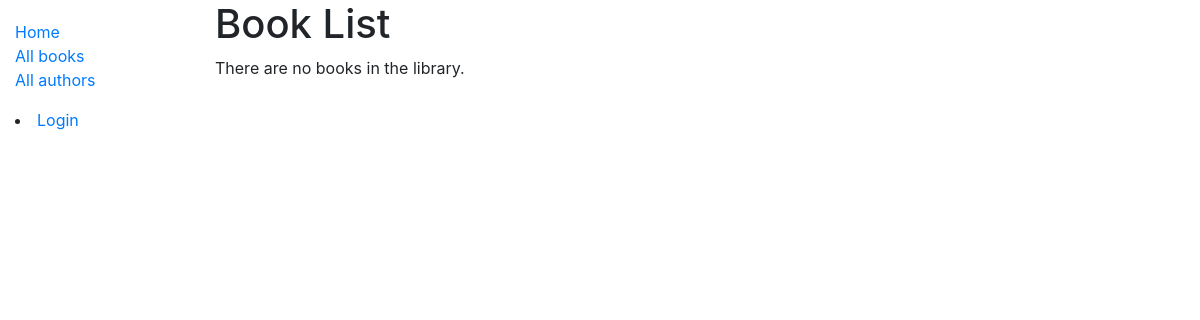
Page /catalog/books/ on the earlier database version.
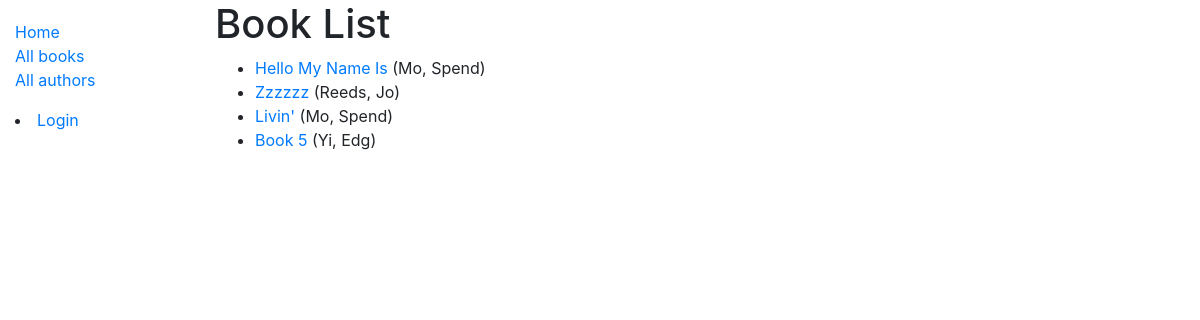
Same page on the later database version.
### catalog/models.py (models this page shows, shortened)
class Book(models.Model):
    title = models.CharField(max_length=200)
    author = models.ForeignKey('Author', on_delete=models.SET_NULL, null=True)
    summary = models.TextField(max_length = 1000, help_text='Enter a brief ' +
    'description of the book')
    isbn = models.CharField('ISBN', max_length=13, help_text='13 Character ' +
    '<a href="https://www.isbn-international.org/content/what-isbn">ISBN ' +
    'number</a>')
    genre = models.ManyToManyField(Genre, help_text='Select a genre for this ' +
    'book')
    language = models.ManyToManyField('Language', help_text='Select a ' +
    'language')
    def get_absolute_url(self):
        return reverse('book-detail', args=[str(self.id)])
    def display_genre(self):
        """Create a string for the Genre. This is required to display genre in Admin."""
        return ', '.join(genre.name for genre in self.genre.all()[:3])
    display_genre.short_description = 'Genre'
    def display_language(self):
        """Create a string for the Language. This is required to display genre in Admin."""
        return ', '.join(language.name for language in self.language.all()[:3])
    display_language.short_description = 'Language'

class Author(models.Model):
    first_name = models.CharField(max_length=100)
    last_name = models.CharField(max_length=100)
    date_of_birth = models.DateField(null=True, blank=True)
    date_of_death = models.DateField('Died', null=True, blank=True)
    class Meta:
        ordering = ['last_name', 'first_name']
    def __str__(self):
        return f'{self.last_name}, {self.first_name}'

### catalog/views.py (the view)
# urls.py: path('books/', views.BookListView.as_view(), name='books'),
class BookListView(generic.ListView):
    model = Book
    paginate_by = 10

### catalog/templates/catalog/book_list.html
{% extends "base_generic.html" %}
{% block content %}
  <h1>Book List</h1>
  {% if book_list %}
  <ul>
    {% for book in book_list %}
      <li>
        <a href="{{ book.get_absolute_url }}">{{ book.title }}</a> ({{ book.author }})
      </li>
    {% endfor %}
  </ul>
  {% else %}
    <p>There are no books in the library.</p>
  {% endif %}
{% endblock %}

Differences in the rows shown:
added Book: title "Hello My Name Is", author "Mo, Spend"
added Book: title "Zzzzzz", author "Reeds, Jo"
added Book: title "Livin'", author "Mo, Spend"
added Book: title "Book 5", author "Yi, Edg"
Other differences:
text no longer shown: "There are no books in the library."
